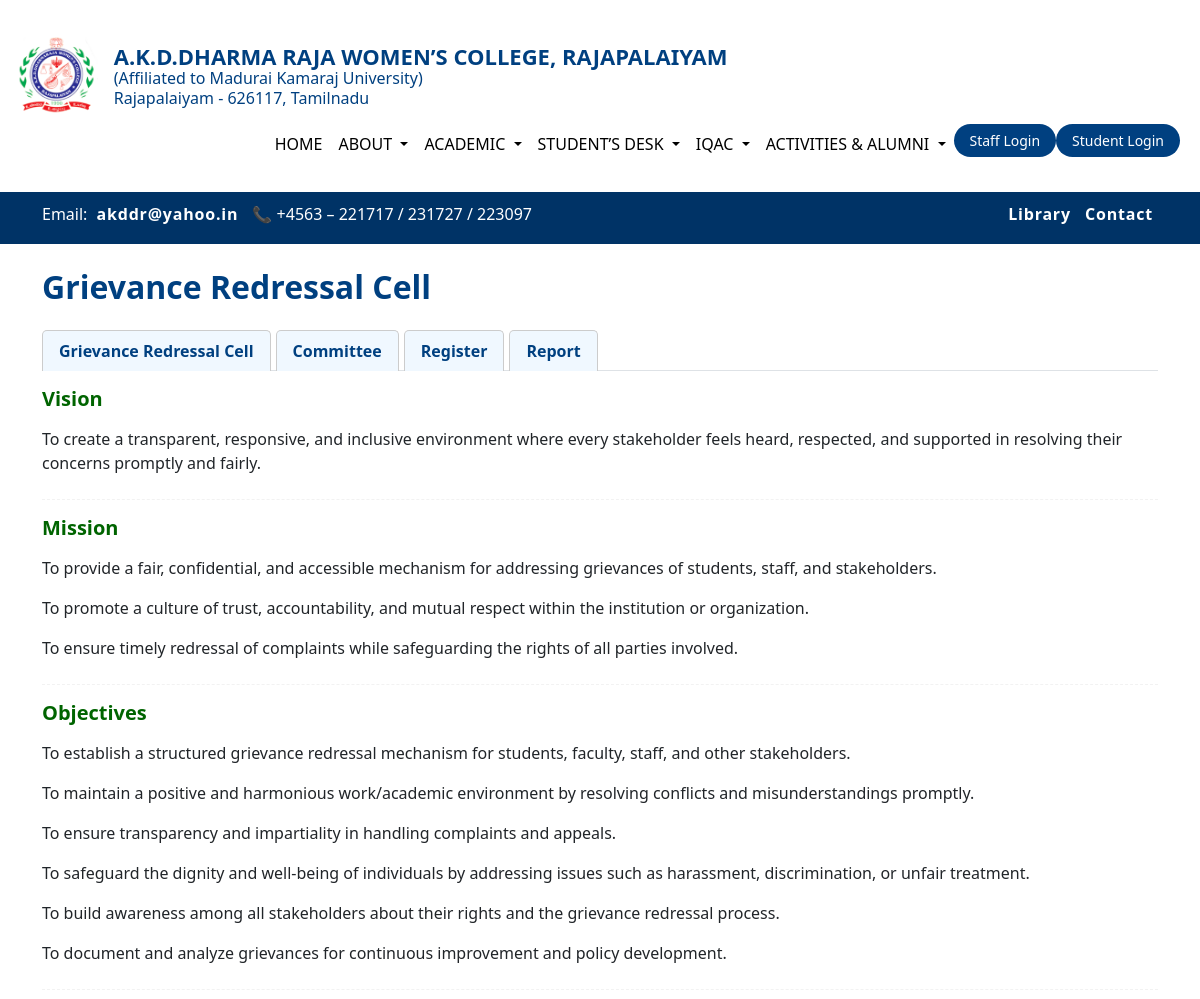
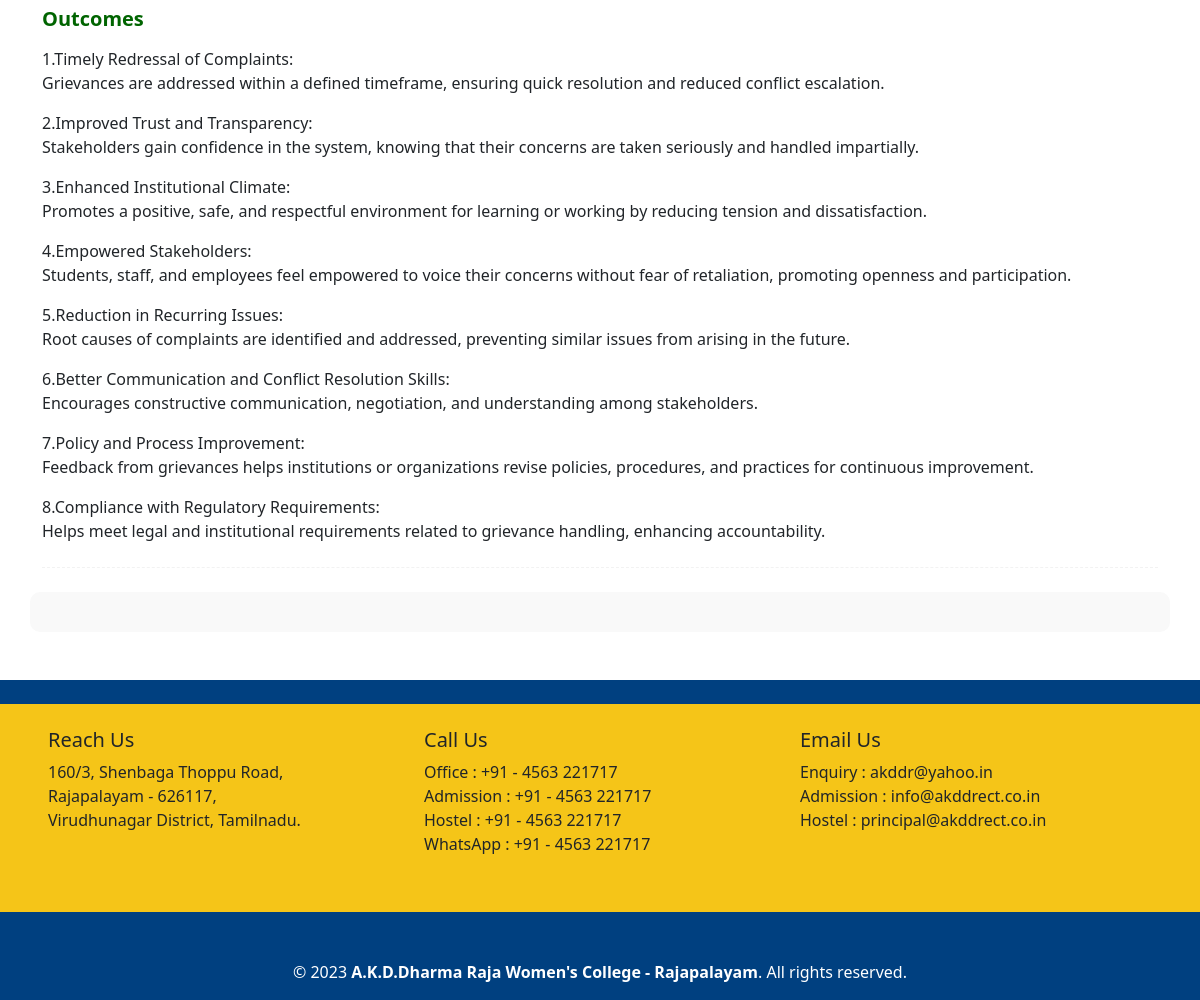
The app's page /committee/1/ with its own data (2 pictures, top to bottom).
### homepage/models.py (models this page shows, shortened)
class HomePageContent(models.Model):
    college_name = models.CharField(max_length=200)
    logo = models.ImageField(upload_to='logos/')

class CommitteeUnit(models.Model):
    title = models.CharField(max_length=200)
    image = models.ImageField(upload_to="committee_units/")
    order = models.PositiveIntegerField(default=0)

class CommitteeSection(models.Model):
    unit = models.ForeignKey(CommitteeUnit, on_delete=models.CASCADE, related_name='sections')
    title = models.CharField(max_length=200)  # About, Vision & Mission etc.
    order = models.PositiveIntegerField(default=0)

class CommitteeContentBlock(models.Model):
    section = models.ForeignKey(CommitteeSection, on_delete=models.CASCADE, related_name='content_blocks')
    heading = models.CharField(max_length=200, blank=True, null=True)
    content = models.TextField(blank=True, null=True)
    image = models.ImageField(upload_to='committee_content/', blank=True, null=True)
    pdf = models.FileField(upload_to='committee_pdfs/', blank=True, null=True)
    table_html = models.TextField(blank=True, null=True)

### homepage/views.py (the view)
# urls.py: path('committee/<int:unit_id>/', views.committee_detail, name='committee_detail'),
def committee_detail(request, unit_id, section_id=None):
    unit = get_object_or_404(CommitteeUnit, id=unit_id)
    sections = unit.sections.order_by('order')
    if section_id:
        about_section = get_object_or_404(CommitteeSection, id=section_id, unit=unit)
    else:
        about_section = sections.first()
    context = {
        'unit': unit,
        'sections': sections,
        'about_section': about_section,
    }
    return render(request, 'about/committee_detail.html', context)

### homepage/context_processors.py (called while the page is built)
def basic_info(request):
    return {
        "college_info": HomePageContent.objects.first(),
        'slider_images': SliderImage.objects.all(),
        'quick_links': HomeQuickLink.objects.all(),
        "about_menus": AboutSubmenu.objects.all(),
        "student_desk_menus": StudentDeskMenu.objects.all(),
        "submenus": IQACSubmenu.objects.all(),
        'activity_menus': ActivitySubmenu.objects.all(),
        'naac_submenus': NAACSubmenu.objects.all(),
    }

def academic_menu_processor(request):
    return {
        'academic_submenus': AcademicSubMenu.objects.all().order_by('order')
    }

def department_list(request):
    return {
        'departments': Department.objects.all()
    }

def homepage_counters(request):
    return {
        'homepage_counters': HomepageCounter.objects.all().order_by('order')
    }

### homepage/templates/about/committee_detail.html (shortened to what this page needs)
{% extends 'homepage/base.html' %}
{% load static %}
{% block fullwidth %}
<div class="container my-4">
  <h2 class="mb-4">{{ unit.title }}</h2>
  <ul class="nav nav-tabs mb-3">
    {% for sec in sections %}
      <li class="nav-item">
        <a class="nav-link {% if sec.id == about_section.id %}about{% endif %}"
           href="{% url 'committee_section' unit.id sec.id %}">
          {{ sec.title }}
        </a>
      </li>
    {% endfor %}
  </ul>
  {% for block in about_section.content_blocks.all %}
    <div class="mb-4">
      {% if block.heading %}<h4>{{ block.heading }}</h4>{% endif %}
      {% if block.content %}<p>{{ block.content|linebreaks }}</p>{% endif %}
    </div>
    <hr>
  {% empty %}
    <p>No content available.</p>
  {% endfor %}
</div>
{% endblock %}

### homepage/templates/homepage/header.html
<div class="d-flex align-items-center ps-3 header-wrap">
  <div class="d-flex align-items-center">
    <img src="{{ college_info.logo.url }}" height="80" class="me-3" alt="College Logo">
    <div class="college-text text-start">
      <h4 class="college-name mb-0">{{ college_info.college_name }}</h4>
      <h6 class="college-sub mb-0">(Affiliated to Madurai Kamaraj University)</h6>
      <p class="college-sub mb-0">Rajapalaiyam - 626117, Tamilnadu</p>
    </div>
  </div>
</div>

### static/css/style.css (style rules this page uses)
body, html { margin: 0 !important; padding: 0 !important; }
.header-wrap { margin: 0; padding-top: 0; padding-bottom: 0; }
.college-text { line-height: 1.3; margin: 0; padding: 0; margin-left: auto; }
.college-name { color: #004080; font-size: 22px; font-weight: bold; padding-top: 0; margin-bottom: 5px; }
.college-sub { color: #004080; font-weight: 500; font-size: 16px; margin-bottom: 3px; }

### homepage/templates/about/committee_detail.html (style rules this page uses)
h2 { color: #004080; font-weight: bold; margin-bottom: 20px; }
.nav-tabs .nav-link { color: #004080; font-weight: 600; border: 1px solid #ccc; border-bottom: none; background-color: #f0f8ff; margin-right: 5px; border-radius: 5px 5px 0 0; }
.mb-4 h4 { color: #006400; font-weight: bold; font-size: 20px; }
hr { border-top: 1px dashed #ccc; }

### records on screen
HomePageContent: logo (picture), college_name "A.K.D.DHARMA RAJA WOMEN’S COLLEGE, RAJAPALAIYAM"
CommitteeUnit: title "Grievance Redressal Cell"
CommitteeSection: title "Grievance Redressal Cell"
CommitteeSection: title "Committee"
CommitteeSection: title "Register"
CommitteeSection: title "Report"
CommitteeContentBlock: heading "Vision", content "To create a transparent, responsive, and inclusive environment where every stakeholder feels heard, respected, and supported in resolving their concerns promptly and fairly."
CommitteeContentBlock: heading "Mission", content "To provide a fair, confidential, and accessible mechanism for addressing grievances of students, staff, and stakeholders. To promote a culture of trust, accountability, and mutual respect within the institution or organization. To ensure timely redressal of complaints while safeguarding the rights of all parties involved."
CommitteeContentBlock: heading "Objectives", content "To establish a structured grievance redressal mechanism for students, faculty, staff, and other stakeholders. To maintain a positive and harmonious work/academic environment by resolving conflicts and misunderstandings promptly. To ensure transparency and impartiality in handling complaints and appeals. To safeguard the dignity and well-being of individuals by addressing issues such as harassment, discrimination, or unfair treatment. To build awareness among all stakeholders about their rights and the grievance redressal process. To document and analyze grievances for continuous improvement and policy development."
CommitteeContentBlock: heading "Outcomes", content "1.Timely Redressal of Complaints: Grievances are addressed within a defined timeframe, ensuring quick resolution and reduced conflict escalation. 2.Improved Trust and Transparency: Stakeholders gain confidence in the system, knowing that their concerns are taken seriously and handled impartially. 3.Enhanced Institutional Climate: Promotes a positive, safe, and respectful environment for learning or working by reducing tension and dissatisfaction. 4.Empowered Stakeholders: Students, staff, and employees feel empowered to voice their concerns without fear of retaliation, promoting openness and participation. 5.Reduction in Recurring Issues: Root causes of complaints are identified and…"
